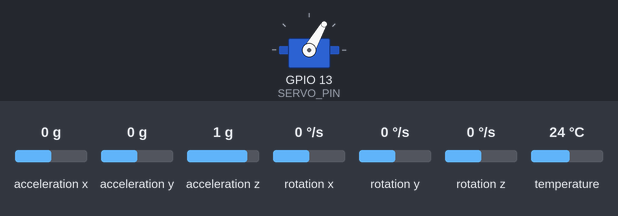
The sketch below on a simulated ESP32. Shown: servo. Inputs (shaded band) come from the test bench; at power-on: acceleration z 1 g, acceleration x 0 g, acceleration y 0 g, rotation x 0 °/s, rotation y 0 °/s, rotation z 0 °/s, temperature 24 °C.

Above: at 0.2 s.
At 5.1 s:
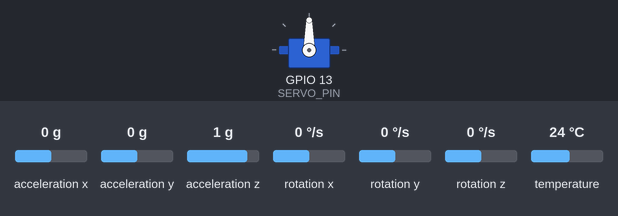
5.2 s: acceleration z set to 0.8 g
6.7 s: acceleration z set to 0.5 g
Timing chart, 0 to 9.7 s (numbered marks = the images above; inputs shaded):
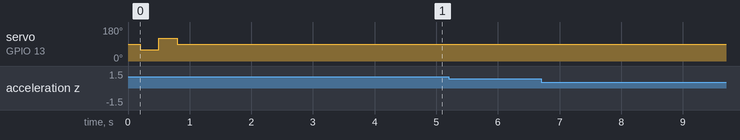

Measured:
- after the input at 5.2 s, every drawn part: stays the same
- after the input at 6.7 s, every drawn part: stays the same

The sketch:

line_judge.ino
```cpp
#include <Arduino.h>
#include <Wire.h>
#include <Adafruit_MPU6050.h>
#include <Adafruit_Sensor.h>
#include <ESP32Servo.h>

const int SDA_PIN = 17;    // ESP32 I²C SDA
const int SCL_PIN = 16;    // ESP32 I²C SCL
const int SERVO_PIN = 13;  // ESP32 PWM pin

Adafruit_MPU6050 mpuL;  // Left MPU-6050 (0x68)
Adafruit_MPU6050 mpuR;  // Right MPU-6050 (0x69)

const int CALIB_SAMPLES = 250;  // ~0.75 s per MPU @ ~300 Hz

float baselineL = 0;
float baselineR = 0;

// High-pass filter parameters
const float HPF_CUTOFF = 30.0f;       // remove <20 Hz
const float SAMPLE_RATE_HZ = 300.0f;  // loop ~300 Hz
const float DT = 1.0f / SAMPLE_RATE_HZ;
const float TAU = 1.0f / (2.0f * PI * HPF_CUTOFF);
const float ALPHA = TAU / (TAU + DT);
const float HPF_THRESHOLD = 2.0f;  // m/s² — tune this

// HPF state
float prevZL = 0, hpfL = 0;
float prevZR = 0, hpfR = 0;

const int LEFT_HIT_ANGLE = 45;
const int CENTER_ANGLE = 90;
const int RIGHT_HIT_ANGLE = 135;
const int ERR_LEFT_ANGLE = 0;
const int ERR_RIGHT_ANGLE = 180;

Servo flagServo;
bool firstBounceDetected = false;
unsigned long bounceTimeMs = 0;

void setup() {
// 1) Servo wiggle to signal calibration
flagServo.attach(SERVO_PIN);
flagServo.write(CENTER_ANGLE);
delay(200);
flagServo.write(60);
delay(300);
flagServo.write(120);
delay(300);
flagServo.write(CENTER_ANGLE);
delay(200);

// 2) I²C @400kHz + MPU init
Wire.begin(SDA_PIN, SCL_PIN, 400000);
if (!mpuL.begin(0x68)) {
 flagServo.write(ERR_LEFT_ANGLE);
 while (1) delay(10);
}
if (!mpuR.begin(0x69)) {
 flagServo.write(ERR_RIGHT_ANGLE);
 while (1) delay(10);
}
delay(100);

// 3) ±4 g, 94 Hz DLPF
mpuL.setAccelerometerRange(MPU6050_RANGE_4_G);
mpuL.setFilterBandwidth(MPU6050_BAND_94_HZ);
mpuR.setAccelerometerRange(MPU6050_RANGE_4_G);
mpuR.setFilterBandwidth(MPU6050_BAND_94_HZ);

// 4) Calibrate LEFT baseline
{
 double sumZ = 0.0;
 for (int i = 0; i < CALIB_SAMPLES; i++) {
   sensors_event_t e, g, t;
   mpuL.getEvent(&e, &g, &t);
   sumZ += e.acceleration.z;
   delay(3);
 }
 baselineL = sumZ / CALIB_SAMPLES;
 prevZL = baselineL;  // init HPF memory
 hpfL = 0;
}

// 5) Calibrate RIGHT baseline
{
 double sumZ = 0.0;
 for (int i = 0; i < CALIB_SAMPLES; i++) {
   sensors_event_t e, g, t;
   mpuR.getEvent(&e, &g, &t);
   sumZ += e.acceleration.z;
   delay(3);
 }
 baselineR = sumZ / CALIB_SAMPLES;
 prevZR = baselineR;
 hpfR = 0;
}

// 6) Final center
flagServo.write(CENTER_ANGLE);
delay(200);
}

void loop() {
// Read LEFT Z
sensors_event_t eL, gL, tL;
mpuL.getEvent(&eL, &gL, &tL);
float zL = eL.acceleration.z;

// HPF LEFT
hpfL = ALPHA * (hpfL + (zL - prevZL));
prevZL = zL;

// Read RIGHT Z
sensors_event_t eR, gR, tR;
mpuR.getEvent(&eR, &gR, &tR);
float zR = eR.acceleration.z;

// HPF RIGHT
hpfR = ALPHA * (hpfR + (zR - prevZR));
prevZR = zR;

// First-bounce: pick whichever HPF spike is larger
if (!firstBounceDetected) {
 bool hitL = fabsf(hpfL) > HPF_THRESHOLD;
 bool hitR = fabsf(hpfR) > HPF_THRESHOLD;

 if (hitL || hitR) {
   if (fabsf(hpfL) > fabsf(hpfR)) {
     flagServo.write(LEFT_HIT_ANGLE);
   } else {
     flagServo.write(RIGHT_HIT_ANGLE);
   }
   firstBounceDetected = true;
   bounceTimeMs = millis();
 }
}
// Hold then recenter
else if (millis() - bounceTimeMs >= 3000UL) {
 flagServo.write(CENTER_ANGLE);
 firstBounceDetected = false;
}

// No delay() → ~200–300 Hz loop
}
```
